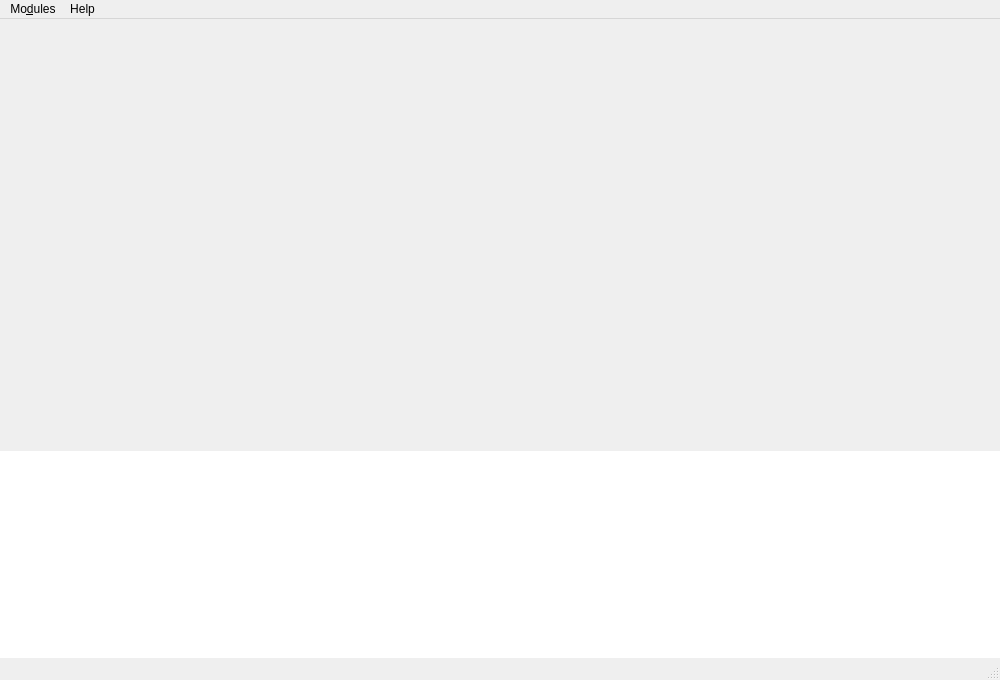
<?xml version="1.0" encoding="UTF-8"?>
<ui version="4.0">
 <class>MainWindow</class>
 <widget class="QMainWindow" name="MainWindow">
  <property name="geometry">
   <rect>
    <x>0</x>
    <y>0</y>
    <width>1000</width>
    <height>680</height>
   </rect>
  </property>
  <property name="windowTitle">
   <string>MainWindow</string>
  </property>
  <property name="styleSheet">
   <string notr="true">QMainWindow::separator {
  width: 1px;
}

QToolButton {
	font-size: 13px;
}

QToolButton::menu-indicator{
  width: 0px;
}</string>
  </property>
  <widget class="QWidget" name="centralWidget">
   <layout class="QVBoxLayout" name="verticalLayout">
    <property name="leftMargin">
     <number>0</number>
    </property>
    <property name="topMargin">
     <number>0</number>
    </property>
    <property name="rightMargin">
     <number>0</number>
    </property>
    <property name="bottomMargin">
     <number>0</number>
    </property>
    <item>
     <widget class="QSplitter" name="splitter">
      <property name="orientation">
       <enum>Qt::Vertical</enum>
      </property>
      <property name="handleWidth">
       <number>0</number>
      </property>
      <widget class="QFrame" name="frame">
       <property name="frameShape">
        <enum>QFrame::NoFrame</enum>
       </property>
       <layout class="QHBoxLayout" name="horizontalLayout">
        <property name="leftMargin">
         <number>0</number>
        </property>
        <property name="topMargin">
         <number>0</number>
        </property>
        <property name="rightMargin">
         <number>0</number>
        </property>
        <property name="bottomMargin">
         <number>0</number>
        </property>
        <item>
         <widget class="PlotWidget" name="plotWidget" native="true">
          <property name="minimumSize">
           <size>
            <width>500</width>
            <height>400</height>
           </size>
          </property>
         </widget>
        </item>
       </layout>
      </widget>
      <widget class="QPlainTextEdit" name="loggerWidget">
       <property name="frameShape">
        <enum>QFrame::NoFrame</enum>
       </property>
       <property name="frameShadow">
        <enum>QFrame::Plain</enum>
       </property>
       <property name="lineWidth">
        <number>1</number>
       </property>
       <property name="readOnly">
        <bool>true</bool>
       </property>
       <property name="tabStopWidth">
        <number>120</number>
       </property>
      </widget>
     </widget>
    </item>
   </layout>
  </widget>
  <widget class="QMenuBar" name="menubar">
   <property name="geometry">
    <rect>
     <x>0</x>
     <y>0</y>
     <width>1000</width>
     <height>22</height>
    </rect>
   </property>
   <widget class="QMenu" name="menuModules">
    <property name="title">
     <string>Mo&amp;dules</string>
    </property>
    <widget class="QMenu" name="menuModulesQuanty">
     <property name="title">
      <string>&amp;Quanty</string>
     </property>
     <addaction name="quantyOpenPreferencesDialogAction"/>
     <addaction name="separator"/>
     <addaction name="quantySaveInputAction"/>
     <addaction name="quantySaveInputAsAction"/>
     <addaction name="separator"/>
     <addaction name="quantySaveCalculationsAsAction"/>
     <addaction name="quantyRemoveCalculationsAction"/>
     <addaction name="quantyLoadCalculationsAction"/>
     <addaction name="separator"/>
     <addaction name="quantyModuleHideAction"/>
    </widget>
    <addaction name="menuModulesQuanty"/>
   </widget>
   <widget class="QMenu" name="menuHelp">
    <property name="title">
     <string>Help</string>
    </property>
    <addaction name="openAboutDialogAction"/>
   </widget>
   <addaction name="menuModules"/>
   <addaction name="menuHelp"/>
  </widget>
  <widget class="QStatusBar" name="statusbar">
   <property name="enabled">
    <bool>true</bool>
   </property>
  </widget>
  <action name="quantySaveInputAction">
   <property name="text">
    <string>Save Input</string>
   </property>
   <property name="toolTip">
    <string>Save the Quanty Input File</string>
   </property>
  </action>
  <action name="quantySaveInputAsAction">
   <property name="text">
    <string>Save Input As...</string>
   </property>
  </action>
  <action name="quantyModuleShowAction">
   <property name="text">
    <string>Show Module</string>
   </property>
   <property name="toolTip">
    <string>Show the Quanty Module</string>
   </property>
  </action>
  <action name="quantyModuleHideAction">
   <property name="text">
    <string>Hide Module</string>
   </property>
   <property name="toolTip">
    <string>Hide the Quanty Module</string>
   </property>
  </action>
  <action name="quantyLoadCalculationsAction">
   <property name="text">
    <string>Load Calculations</string>
   </property>
  </action>
  <action name="quantyRunCalculationAction">
   <property name="text">
    <string>Run</string>
   </property>
  </action>
  <action name="quantyRemoveCalculationsAction">
   <property name="text">
    <string>Remove Calculations</string>
   </property>
  </action>
  <action name="quantySetPath">
   <property name="text">
    <string>Set Path...</string>
   </property>
   <property name="toolTip">
    <string>Set Path to Quanty</string>
   </property>
  </action>
  <action name="quantyOpenPreferencesDialogAction">
   <property name="text">
    <string>Preferences...</string>
   </property>
  </action>
  <action name="openAboutDialogAction">
   <property name="text">
    <string>About</string>
   </property>
  </action>
  <action name="quantySaveCalculationsAsAction">
   <property name="text">
    <string>Save Calculations As...</string>
   </property>
  </action>
 </widget>
 <customwidgets>
  <customwidget>
   <class>PlotWidget</class>
   <extends>QWidget</extends>
   <header>.widgets.plotwidget</header>
   <container>1</container>
  </customwidget>
 </customwidgets>
 <resources/>
 <connections/>
</ui>
